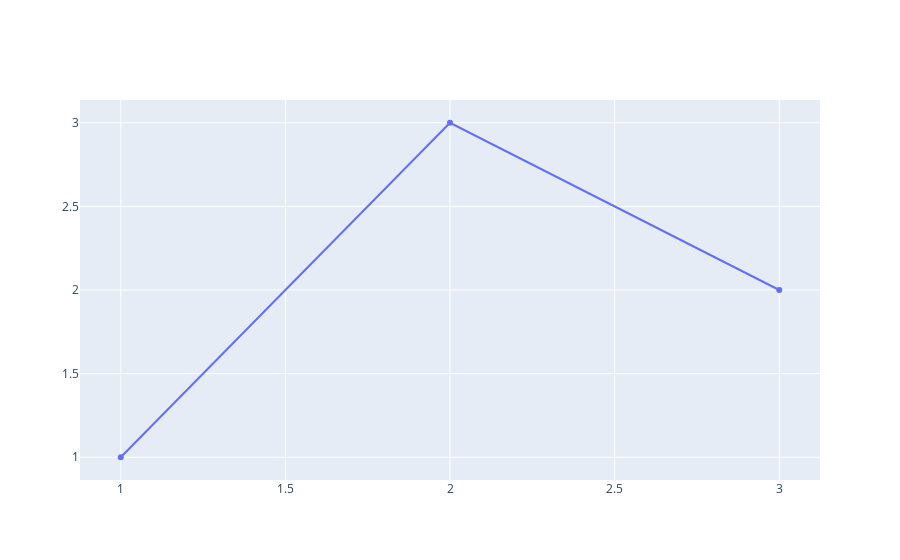

Notebook code cell kept with this figure:
### Markdown cell above
7. ¿En qué estados se presenta el mayor número de "Vistas", "Me gusta" y "No me gusta"?

### Code cell
import plotly.graph_objs as go
from plotly.offline import init_notebook_mode, iplot
init_notebook_mode(True)
fig = go.Figure( go.Scatter(x=[1,2,3], y=[1,3,2] ) )
fig.show()

def configure_plotly_browser_state():
  import IPython
  display(IPython.core.display.HTML('''
        <script src="/static/components/requirejs/require.js"></script>
        <script>
          requirejs.config({
            paths: {
              base: '/static/base',
              plotly: 'https://cdn.plot.ly/plotly-latest.min.js?noext',
            },
          });
        </script>
        '''))
configure_plotly_browser_state()

### Figure 1 — Plotly figure (JSON) as saved in the notebook; plotly's stock layout.template omitted (floating-point values rounded to 4 significant figures)
{"data": [{"x": [1, 2, 3], "y": [1, 3, 2], "type": "scatter"}], "layout": {}}
